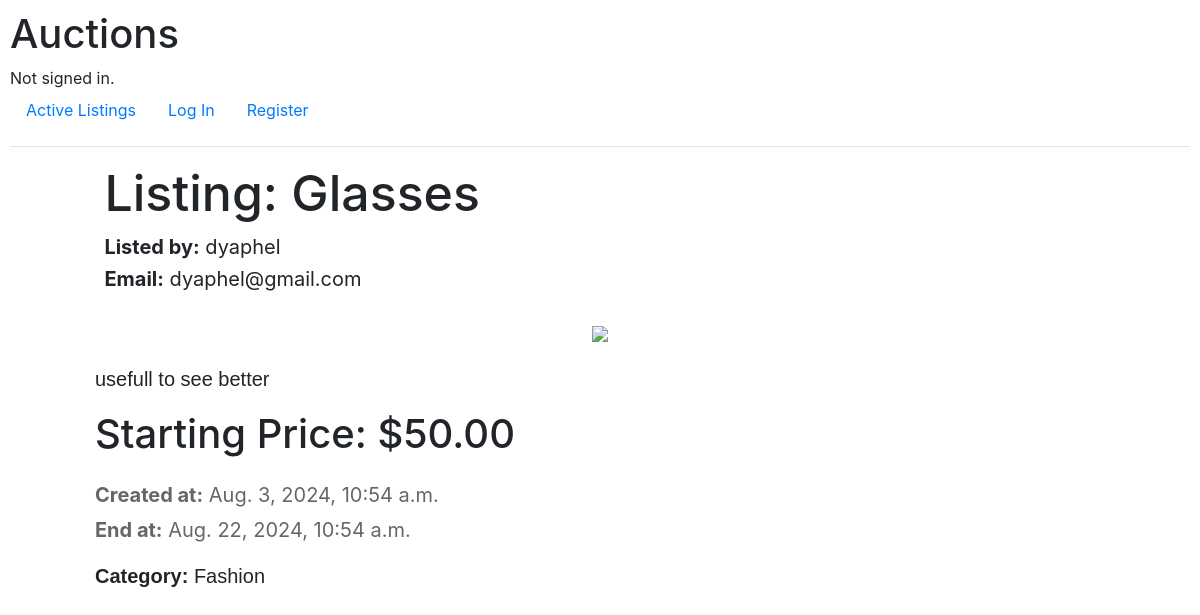
/listing/3/, run on the app's committed database.
### auctions/models.py (models this page shows)
class AuctionListings(models.Model):
    CATEGORY_LIST= [
        ("MOT", "Motors"),
        ("FAS", "Fashion"),
        ("ELE", "Electronics"),
        ("ART", "Collectibles & Art"),
        ("HGA", "Home & Garden"),
        ("SPO", "Sport"),
        ("TOY", "Toys"),
        ("BUS", "Business & Industrial"),
        ("MUS", "Music"),
    ]
    seller = models.ForeignKey(User, on_delete=models.CASCADE, related_name="listings")
    title = models.CharField(max_length=30)
    description = models.TextField()
    image_url = models.URLField(max_length=900, blank=True, null=True)
    starting_bid = models.DecimalField(max_digits=10, decimal_places=2)
    current_bid = models.DecimalField(max_digits=10, decimal_places=2, null=True, blank=True)
    created_at = models.DateTimeField(default=timezone.now())
    end_time = models.DateTimeField(default=timezone.now() + timedelta(hours=48))
    active = models.BooleanField(default=True)
    category = models.CharField(max_length=3, choices=CATEGORY_LIST)

class User(AbstractUser):
    pass

### auctions/views.py (the view)
# urls.py: path('listing/<int:id>/', views.listing, name='listing'),
def listing(request, id):
    category_dict = dict(AuctionListings.CATEGORY_LIST)
    listing = AuctionListings.objects.get(id=id)
    category = category_dict.get(listing.category)
    return render(request, "auctions/listing.html", {
        'listing': listing,
        'category_name':category
    })

### auctions/templates/auctions/listing.html (shortened to what this page needs)
{% extends "auctions/layout.html" %}
{% block body %}
<h1 class="listing-title">Listing: {{ listing.title }}</h1>
<p class="listing-seller"><strong>Listed by:</strong> {{ listing.seller }}</p>
<p class="listing-email"><strong>Email:</strong> {{ listing.seller.email }}</p>
<div class="listing-detail">
    {% if listing.image_url %}
        <img class="listing-img" src="{{ listing.image_url }}">
    {% endif %}
</div>
<div class="listing-body">
    <p class="listing-description">{{ listing.description }}</p>
    <h3 class="listing-bid">
        <p>Starting Price: ${{ listing.starting_bid }}</p>
    </h3>
    <p class="listing-createdat"><strong>Created at:</strong> {{ listing.created_at }}</p>
    <p class="listing-endat"><strong>End at:</strong> {{ listing.end_time }}</p>
    <p  class="listing-category"><strong>Category:</strong> {{ category_name }}</p>
</div>
{% endblock %}

### auctions/static/auctions/styles.css (style rules this page uses)
body { padding: 10px; }
.listing-title { text-align: start; font-size: 50px; margin-bottom: 2%; margin-left: 8%; }
.listing-seller, .listing-email { text-align: start; font-size: 20px; margin-top: -1.2%; margin-left: 8%; }
.listing-detail { display: flex; justify-content: center; align-items: center; margin-top: 20px; flex-direction: column; }
.listing-img { max-width: 50%; margin-top: 1%; margin-bottom: 1%; }
.listing-body { font-size: 40px; width: 90%; text-align: left; }
.listing-description, .listing-category { font-size: 20px; font-family: 'Lucida Sans', 'Lucida Sans Regular', 'Lucida Grande', 'Lucida Sans Unicode', Geneva, Verdana, sans-serif; margin-left: 8%; margin-top: 1%; }
.listing-bid { margin-left: 8%; font-size: 40px; margin-bottom: 3%; }
.listing-createdat, .listing-endat { font-size: 20px; margin-top: -1%; margin-left: 8%; color: #666; }

### data on the page
AuctionListings: title "Glasses", seller "dyaphel", seller.email "dyaphel@gmail.com", description "usefull to see better", starting_bid "50.00", created_at "Aug. 3, 2024, 10:54 a.m.", end_time "Aug. 22, 2024, 10:54 a.m."

### other printed values
{{ category_name }} "Fashion"
